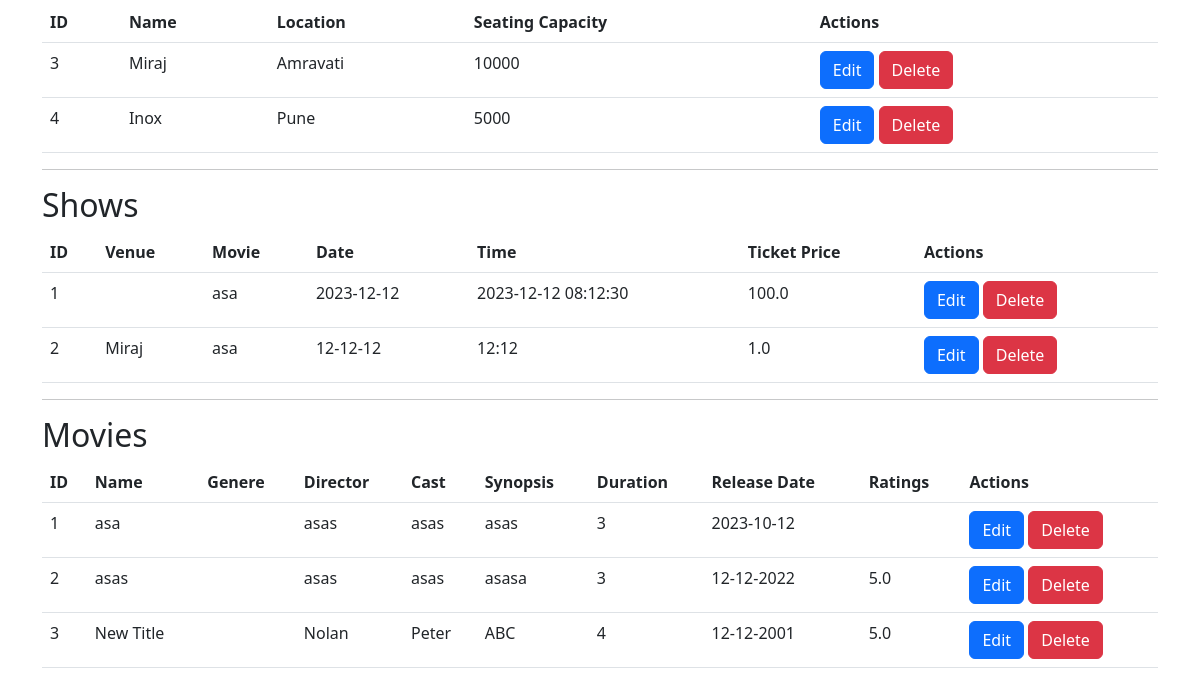
Page /admin (signed in, lower part) on the earlier database version.
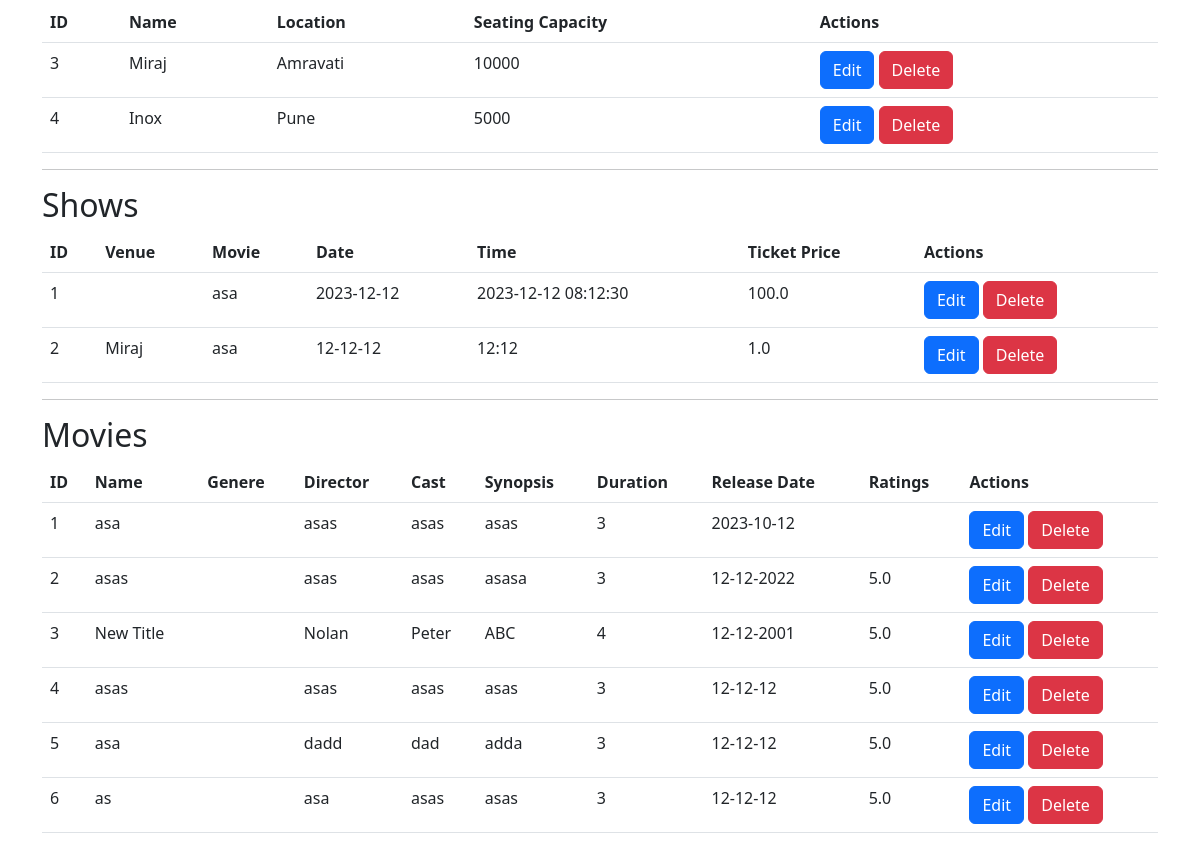
Same page on the later database version.
### application/models.py (models this page shows, shortened)
class Cinema(db.Model):
    id = db.Column(db.Integer, primary_key=True)
    name = db.Column(db.String(100), nullable=False)
    location = db.Column(db.String(100), nullable=False)
    seating_capacity = db.Column(db.Integer, nullable=False)
    showtimes = db.relationship('Showtime', backref='cinema', lazy=True)
    bookings = db.relationship('Booking', backref='cinema', lazy=True)

class Showtime(db.Model):
    id = db.Column(db.Integer, primary_key=True)
    movie_id = db.Column(db.Integer, db.ForeignKey('movie.id') )
    cinema_id = db.Column(db.Integer, db.ForeignKey('cinema.id'))
    date = db.Column(db.String)
    time = db.Column(db.String, nullable=False)
    ticket_price = db.Column(db.Float, nullable=False)
    bookings = db.relationship('Booking', backref='showtime', lazy=True)
    num_booked = db.Column(db.Integer, default=0)

class Movie(db.Model):
    id = db.Column(db.Integer, primary_key=True)
    name = db.Column(db.String(100), nullable=False)
    genre = db.Column(db.String(100), nullable=False)
    director = db.Column(db.String(100), nullable=False)
    cast = db.Column(db.String(1000), nullable=False)
    synopsis = db.Column(db.Text, nullable=False)
    duration = db.Column(db.Integer, nullable=False)
    release_date = db.Column(db.Text)
    rating = db.Column(db.Float, nullable=False)
    poster = db.Column(db.String(100))
    bookings = db.relationship('Booking', backref='movie', lazy=True)
    comments = db.relationship('Comment', backref='movie', lazy=True)
    likes = db.relationship('Like', backref='movie', lazy=True)
    showtimes = db.relationship('Showtime', backref='movie', lazy=True)

### application/controllers.py (the view, shortened to what this page needs)
@app.route('/admin', methods=['GET', 'POST'])
@login_required
def admin():
    if not current_user.is_admin:
        return redirect(url_for('home'))
    show_form = ShowForm()
    cinema_form = CinemaForm()
    movie_form = MovieForm()
    cinemas = Cinema.query.all()
    shows = Showtime.query.all()
    movies = Movie.query.all()
    return render_template('admin.html', shows=shows, cinemas=cinemas, show_form=show_form, cinema_form=cinema_form, movies=movies, movie_form=movie_form)

### application/controllers.py (called while the page is built)
@login_manager.user_loader
def load_user(user_id):
    return User.query.get(int(user_id))

### templates/admin.html (shortened to what this page needs)
{% extends "base.html" %}
{% block content %}
<div class="tab-content">
    <table class="table">
        <thead>
            <tr>
                <th>ID</th>
                <th>Name</th>
                <th>Location</th>
                <th>Seating Capacity</th>
                <th>Actions</th>
            </tr>
        </thead>
        <tbody>
            {% for cinema in cinemas %}
                <tr>
                    <td>{{ cinema.id }}</td>
                    <td>{{ cinema.name }}</td>
                    <td>{{ cinema.location }}</td>
                    <td>{{ cinema.seating_capacity }}</td>
                    <td>
                        <a href="{{ url_for('edit_cinema', id=cinema.id) }}" class="btn btn-primary">Edit</a>
                        <a href="{{ url_for('delete_cinema', id=cinema.id) }}" class="btn btn-danger">Delete</a>
                    </td>
                </tr>
            {% endfor %}
        </tbody>
    </table>
    <hr>
    <h2>Shows</h2>
    <table class="table">
        <thead>
            <tr>
                <th>ID</th>
                <th>Venue</th>
                <th>Movie</th>
                <th>Date</th>
                <th>Time</th>
                <th>Ticket Price</th>
                <th>Actions</th>
            </tr>
        </thead>
        <tbody>
            {% for show in shows %}
                <tr>
                    <td>{{ show.id }}</td>
                    <td>{{ show.cinema.name }}</td>
                    <td>{{ show.movie.name }}</td>
                    <td>{{ show.date }}</td>
                    <td>{{ show.time }}</td>
                    <td>{{ show.ticket_price }}</td>
                    <td>
                        <a href="{{ url_for('edit_show', id=show.id) }}" class="btn btn-primary">Edit</a>
                        <a href="{{ url_for('delete_show', id=show.id) }}" class="btn btn-danger">Delete</a>
                </tr>
            {% endfor %}
        </tbody>
    </table>
    <hr>
    <h2>Movies</h2>
    <table class="table">
        <thead>
            <tr>
                <th>ID</th>
                <th>Name</th>
                <th>Genere</th>
                <th>Director</th>
                <th>Cast</th>
                <th>Synopsis</th>
                <th>Duration</th>
                <th>Release Date</th>
                <th>Ratings</th>
                <th>Actions</th>
            </tr>
        </thead>
        <tbody>
            {% for movie in movies %}
                <tr>
                    <td>{{ movie.id }}</td>
                    <td>{{ movie.name }}</td>
                    <td>{{ movie.genere }}</td>
                    <td>{{ movie.director }}</td>
                    <td>{{ movie.cast }}</td>
                    <td>{{ movie.synopsis }}</td>
                    <td>{{ movie.duration }}</td>
                    <td>{{ movie.release_date }}</td>
                    <td>{{ movie.rating }}</td>
                    <td>
                        <a href="{{ url_for('edit_movie', id=movie.id) }}" class="btn btn-primary">Edit</a>
                        <a href="{{ url_for('delete_movie', id=movie.id) }}" class="btn btn-danger">Delete</a>
                </tr>
            {% endfor %}
        </tbody>
    {% endblock %}

Differences in the rows shown:
added Movie: id "4", name "asas", director "asas", cast "asas", synopsis "asas", duration "3", release_date "12-12-12", rating "5.0"
added Movie: id "5", name "asa", director "dadd", cast "dad", synopsis "adda", duration "3", release_date "12-12-12", rating "5.0"
added Movie: id "6", name "as", director "asa", cast "asas", synopsis "asas", duration "3", release_date "12-12-12", rating "5.0"
